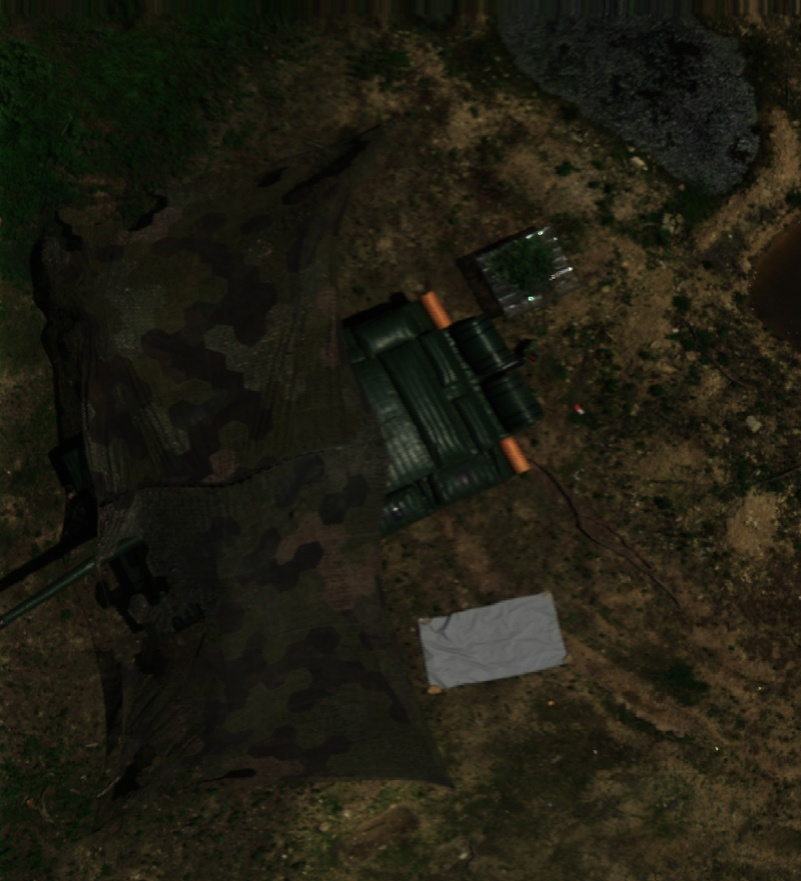
#> input picture algorithm/HSI/image_test/bwz_grabcut/33.jpg, 801 x 881 px, shrunk from 960 x 1057 before the run
$ python -i RCS.py   (imports and definitions only)   (older library calls are emulated)
#> lines starting #> are read from the running program, lines starting #| are printed output that depends on the picture; after the words box and inside, x2 and y2 are one past the last pixel; in counts of white or black regions, pixels touching at a corner belong together
#> in RCS, I is the input picture: shape (881, 801, 3); mean B, G, R 17.7, 29.4, 31.2
### algorithm/SAR/process_pre.py
import cv2
import math
import numpy as np
import os

RESULT_FOLDER = os.path.join('algorithm', 'SAR', 'result')


###剪切波变换
# [54 lines left out: functions nsst_dec, cov2, not called in this run]


###二维Otsu算法
def otsu_2d(path):
    '''
    :param path: 输入图像存储路径
    :return: image_b_path: 二值化图像存储路径
    '''
#> called with path = '../HSI/image_test/bwz_grabcut/33.jpg'
    image = cv2.imread(path)
    if image.ndim > 2:
        image = cv2.cvtColor(image, cv2.COLOR_BGR2GRAY)
    [a, b] = image.shape
#> a = 881; b = 801
    m = math.floor(a / 20)
#> m = 44
    n = math.floor(b / 20)
#> n = 40
    # f = np.ones([m, n]) / (m * n)
    # img_f = cov2(image, f, 1)
    img_f = cv2.blur(image, (m, n), borderType=cv2.BORDER_ISOLATED)
    # 背景补偿
    # ans = image - img_f
    ans = np.zeros([a, b])
    for i in range(a):
        for j in range(b):
            tem = float(image[i][j]) - float(img_f[i][j])
            if tem < 0:
                ans[i][j] = 0
            else:
                ans[i][j] = tem
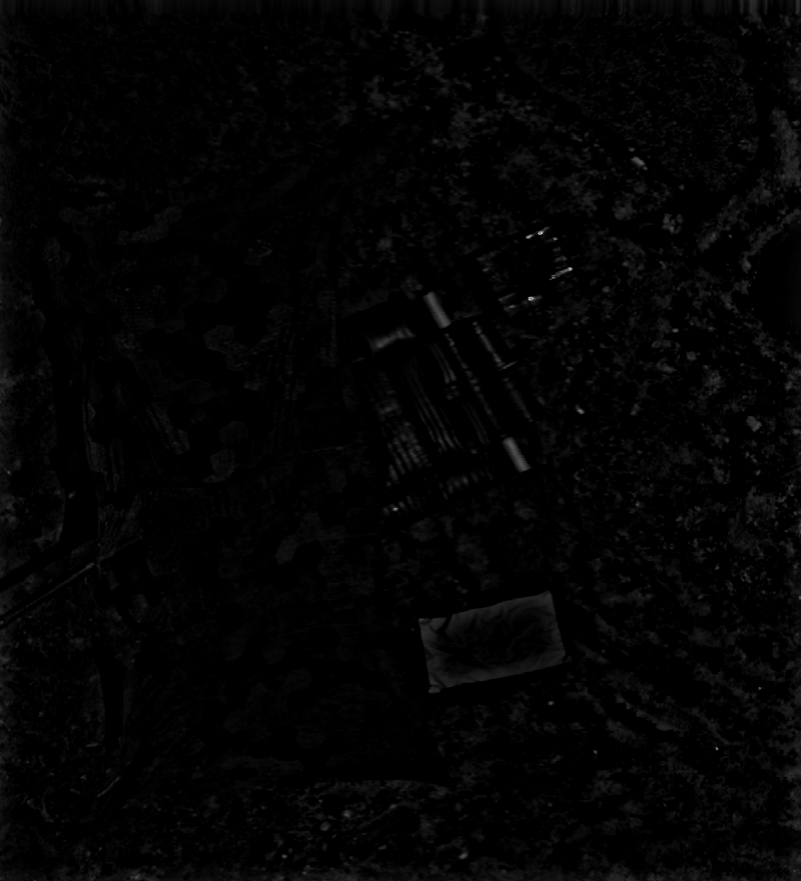
#> ans: shape (881, 801) float64; min 0, max 210, mean 3.5
    G = img_f
    S_xy1 = np.zeros([a, b])
    N = (ans > 0).sum()
#> N = 331386
    T = np.int32((image.sum()) / N - img_f)

    for x in range(a):
        for y in range(b):
            if float(image[x][y]) - float(img_f[x][y]) > T[x][y]:
                S_xy1[x][y] = image[x][y]
            else:
                S_xy1[x][y] = G[x][y]
    # 二维Otsu
    a0 = S_xy1
    a1 = np.zeros([a, b])
    a2 = np.empty([a, b])
    # 构造灰度均值图像
    for i in range(a):
        for j in range(b):
            for k in range(-1, 2):
                for w in range(-1, 2):
                    p = i + k
                    q = j + w
                    if p < 0 or p >= a:
                        p = i
                    if q < 0 or q >= b:
                        q = j
                    a1[i][j] = a0[p][q] + a1[i][j]
            a2[i][j] = np.uint8(a1[i][j] / 9)
    fxy = np.zeros([256, 256])
    for i in range(a):
        for j in range(b):
            c = int(a0[i][j])
            d = int(a2[i][j])
            fxy[c][d] = fxy[c][d] + 1

    pxy = fxy / (a * b)
    w0 = np.zeros([256, 256])
    ui = np.zeros([256, 256])
    uj = np.zeros([256, 256])
    w0[0][0] = pxy[0][0]
#> w0: shape (256, 256) float64; every value is 0
    for i in range(1, 256):
        w0[i][0] = w0[i - 1][0] + pxy[i][0]
    for i in range(1, 256):
        w0[0][i] = w0[0][i - 1] + pxy[0][i]
    for i in range(1, 256):
        for j in range(1, 256):
            w0[i][j] = w0[i - 1][j] + w0[i][j - 1] - w0[i - 1][j - 1] + pxy[i][j]
    w1 = np.ones([256, 256]) - w0
    ui[0][0] = 0
    for i in range(1, 256):
        ui[0][i] = ui[0][i - 1] + i * pxy[0][i]
    for i in range(1, 256):
        ui[i][0] = ui[i][0] + i * pxy[i][0]
    for i in range(1, 256):
        for j in range(1, 256):
            ui[i][j] = ui[i - 1][j] + ui[i][j - 1] - ui[i - 1][j - 1] + i * pxy[i][j]
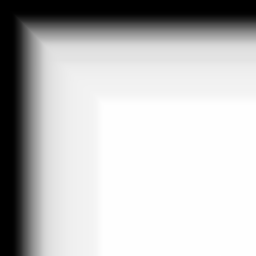
#> ui: shape (256, 256) float64; min 0, max 28.6, mean 21.4; drawn with min black and max white
    uj[0][0] = 0
    for i in range(1, 256):
        uj[0][i] = uj[0][i - 1] + i * pxy[0][i]
    for i in range(1, 256):
        uj[i][0] = uj[i - 1][0] + i * pxy[i][0]
    for i in range(1, 256):
        for j in range(1, 256):
            uj[i][j] = uj[i - 1][j] + uj[i][j - 1] - uj[i - 1][j - 1] + j * pxy[i][j]
    uti = 0  # 二维直方图总均值
    utj = 0
    for i in range(256):
        for j in range(256):
            uti = uti + i * pxy[i][j]
            utj = utj + j * pxy[i][j]
#> after the loop, uti = 28.6; utj = 28.31
    h = np.zeros([256, 256])
    for i in range(256):
        for j in range(256):
            if w0[i][j] != 0 and w1[i][j] != 0:
                h[i][j] = ((uti * w0[i][j] - ui[i][j]) ** 2 + (utj * w0[i][j] - uj[i][j]) ** 2) / (w0[i][j] * w1[i][j])
            else:
                h[i][j] = 0
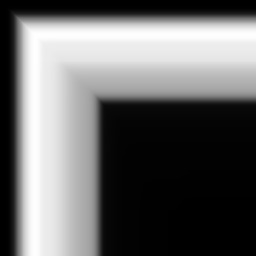
#> h: shape (256, 256) float64; min -1.6e-10, max 214.1, mean 87.8; drawn with min black and max white
    hmax = h.max()
#> hmax = 214.1
    for i in range(256):
        for j in range(256):
            if h[i][j] == hmax:
                s = i
                k = j
                continue
    # z = np.ones([a, b])
    z = np.zeros([a, b])
    for i in range(a):
        for j in range(b):
            if a0[i, j] > s and a2[i][j] > k:
                z[i][j] = 255
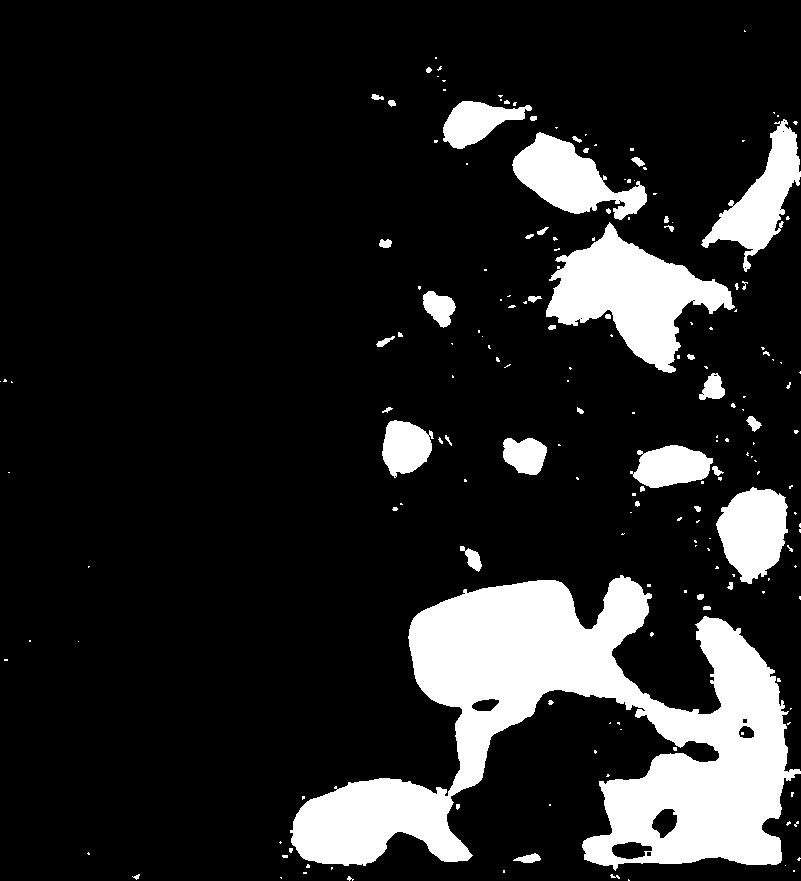
#> z: shape (881, 801) float64; 15% white; 188 white regions (139 under 20 px), largest, box (x1, y1, x2, y2) and area: (290, 575, 801, 871) 65088, (546, 222, 735, 373) 12708, (512, 132, 647, 220) 5670
    image_b = np.uint8(z)
    # image_b_path = RESULT_FOLDER + '/SAR/image_b.png'
    image_b_path = os.path.join(RESULT_FOLDER, 'SAR','image_b.png')
    cv2.imwrite(image_b_path, image_b)
    return image_b_path, image_b

# if __name__ == '__main__':
#     path = '../../static/uploads/SAR/HB19975.JPG'
#     print(nsst_dec(path))

### algorithm/SAR/RCS.py
import cv2
import math
import os
import matplotlib.patches as mpatches
import numpy as np
import csv
import warnings
from skimage import measure
from skimage.transform import radon
from .process_pre import otsu_2d

RESULT_FOLDER = os.path.join('algorithm', 'SAR', 'result')

# [1 line not run here, left out]


def RCS(path1):
    '''
    :param I: 输入图像
    :param I_b: 输入图像二值图
    :return: RCS特征曲线图存储路径
    '''
    # path2 = RESULT_FOLDER + '/SAR/image_b.png'
    I = cv2.imread(path1)
    # I_b = cv2.imread(path2)
    if I.ndim > 2:
        I = cv2.cvtColor(I, cv2.COLOR_BGR2GRAY)
    # if I_b.ndim > 2:
    #     I_b = cv2.cvtColor(I_b, cv2.COLOR_BGR2GRAY)
    _, I_b = otsu_2d(path1)
    h, w = I.shape
#> h = 881; w = 801
    # 如果图像分辨率太高，改变图像尺寸减小运算量
    if (w > 1000):
        I = cv2.resize(I, (1000, int((h / w) * 1000)))
    I = I - np.mean(I)  # Demean; make the brightness extend above and below zero

    # 进行radon变换
    sinogram = radon(I)
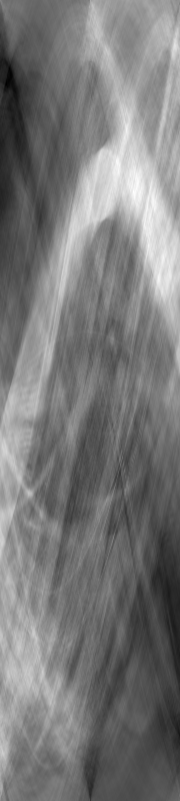
#> sinogram: shape (801, 180) float64; min -12380.5, max 13885.2, mean 141.9; drawn with min black and max white
    r = np.array([np.sqrt(np.mean(np.abs(line) ** 2)) for line in sinogram.transpose()])
#> r = 180 values, max 5995.8 at index 175, min 2681.4 at index 56, mean 4316.4
    rotation = np.argmax(r)
#> rotation = 175

    ### 将图片进行旋转
    M = cv2.getRotationMatrix2D((w / 2, h / 2), 90 - rotation, 1)
#> M = [[0.0872, -0.996, 804.4], [0.996, 0.0872, 3.13]]
    img_o = cv2.warpAffine(I, M, (w, h))
    # img_o = cv2.cvtColor(img_o, cv2.COLOR_BGR2GRAY)
    img = cv2.warpAffine(I_b, M, (w, h))
    # [4 lines of commented-out code are left out]

    cleared = img.copy()  # 复制

    label_image = measure.label(cleared)  # 连通区域标记
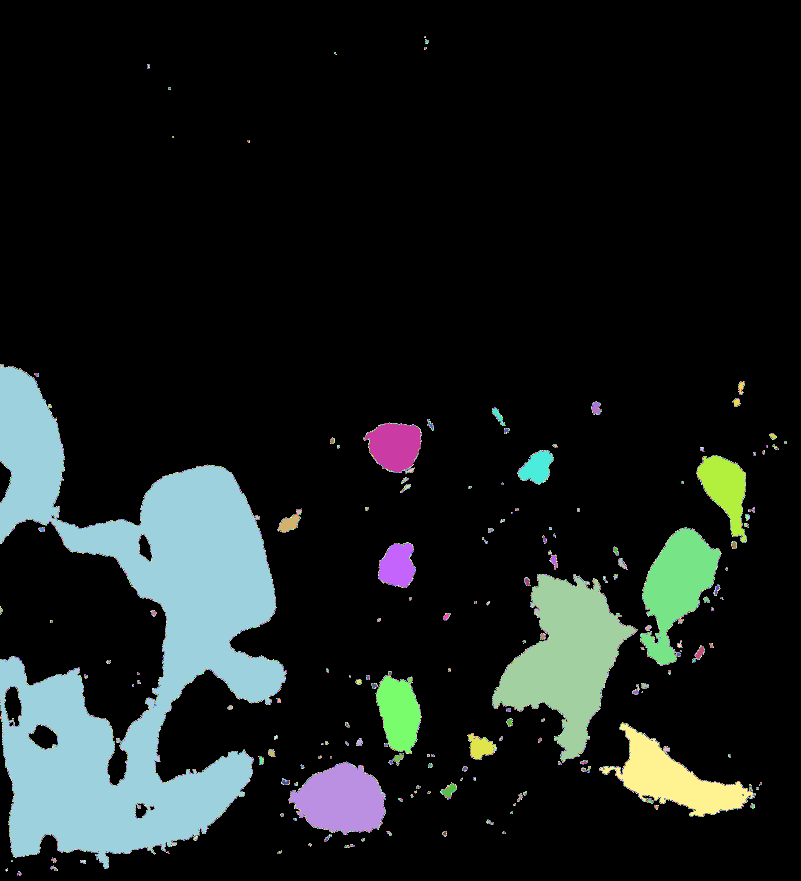
#> label_image: shape (881, 801) int64; 9888 distinct labels, from 0 to 9887; one colour per label, 0 black

    ###目标外接矩
    area = []
    for region in measure.regionprops(label_image):
        area_tem = region.area
        area.append(area_tem)
#> this loop made 9887 passes
#> area_tem on passes 1 to 3: 1, 1, 1
#> after the loop, area = 9887 values, max 60637 at index 72, min 1 at index 0, mean 10.9
    for region in measure.regionprops(label_image):
        # 寻找最大连通区域画外接矩
        if region.area == max(area):
            minr, minc, maxr, maxc = region.bbox
            rect = mpatches.Rectangle((minc - 1, minr - 1), maxc - minc, maxr - minr,
                                      fill=False, edgecolor='red', linewidth=1)
#> this loop made 9887 passes
#> (minr, minc, maxr, maxc) on pass 73: (365, 0, 868, 286)
    #         ax1.add_patch(rect)
    # fig.tight_layout()
    # plt.show()

    ###根据外接矩计算RCS
    max_rec1 = minc
#> max_rec1 = 0
    max_rec2 = minr
#> max_rec2 = 365
    max_rec3 = maxc - minc
#> max_rec3 = 286
    max_rec4 = maxr - minr
#> max_rec4 = 503

    w1 = 21
    w2 = min(max_rec3, max_rec4)
#> w2 = 286
    if w2 % 2 == 0:
        w2 += 1
#> w2 = 287

    t = 1
    RCS = []

    i = math.ceil(max_rec2 + (w2 - 1) / 2)
#> i = 508
    a = math.ceil(max_rec1 + (w1 - 1) / 2)
#> a = 10
    b = math.ceil(max_rec1 + max_rec3 - (w1 - 1) / 2)
#> b = 276
    for j in range(a, b + 1):
        W = img_o[int((i - (w2 - 1) / 2)):int((i + 1 + (w2 - 1) / 2)),
            int((j - (w1 - 1) / 2)):int((j + 1 + (w1 - 1) / 2))]
        # print(i - (w2 - 1) / 2, i + (w2 - 1) / 2,j - (w1 - 1) / 2, j + (w1 - 1) / 2)
        RCS.append(W.sum() / (w1 * w2))
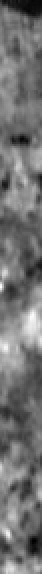
#> W: shape (287, 21) float64 (shown 2 times larger); min -15.55, max 31.06, mean 5.4; drawn with min black and max white
#> after the loop, RCS = 267 values, max 35.91 at index 201, min -1.11 at index 82, mean 12.82
    length = len(RCS)
#> length = 267
    axis = []
    for i in range(length):
        axis.append(i)
#> after the loop, axis = 267 values from 0 to 266

    # RCS_feature_path = RESULT_FOLDER + '/SAR/RCS.csv'
    RCS_feature_path = os.path.join(RESULT_FOLDER, 'SAR', 'RCS.csv')
    f = open(RCS_feature_path, 'w', newline="")
    csv_writer = csv.writer(f)
    # # 构建列表头
    csv_writer.writerow(axis)
    # 写入csv文件内容
    csv_writer.writerow(RCS)
    f.close()

    return RCS_feature_path, RCS

# if __name__ == '__main__':
#     print(RCS(r'D:\back_dev_flask-master\static\uploads\SAR\HB19975.JPG'))

>>> result = RCS('../HSI/image_test/bwz_grabcut/33.jpg')
